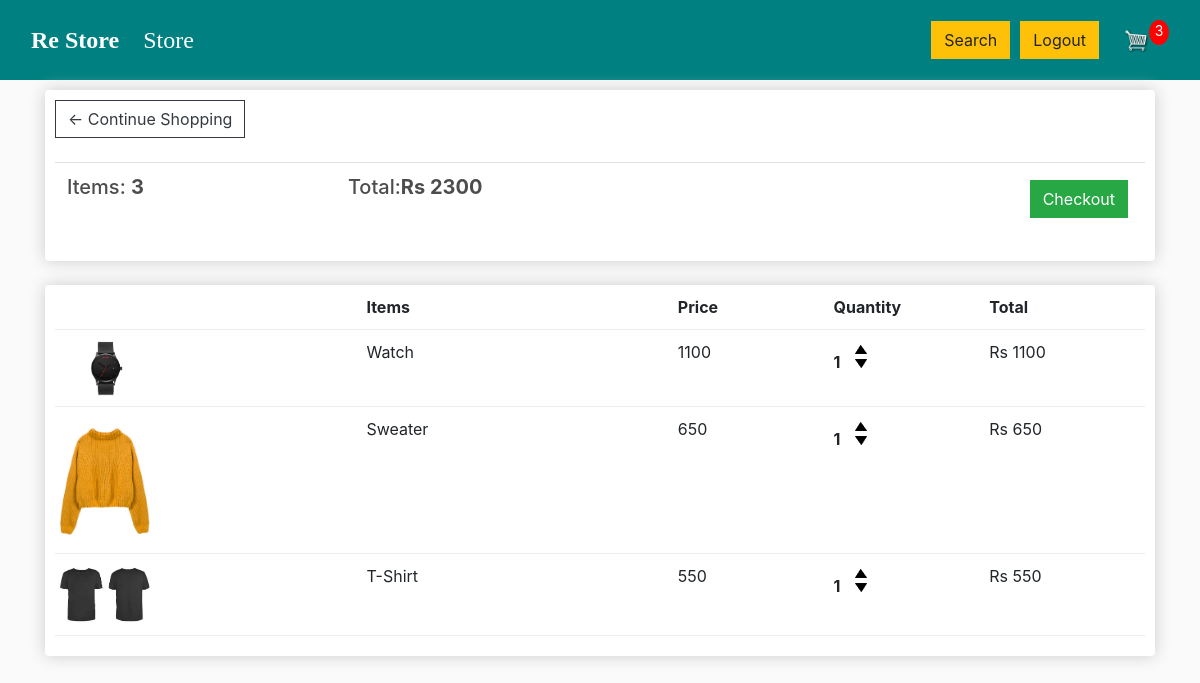
The app's page /cart/ (signed in) with its own data.
### Store/models.py (models this page shows, shortened)
class Order(models.Model):
	customer = models.ForeignKey(Customer, on_delete=models.SET_NULL, null=True, blank=True)
	date_ordered = models.DateTimeField(auto_now_add=True)
	complete = models.BooleanField(default=False)
	transaction_id = models.CharField(max_length=100, null=True)
	@property
	def get_cart_total(self):
		orderitems = self.orderitem_set.all()
		total = sum([item.get_total for item in orderitems])
		return total
	@property
	def get_cart_items(self):
		orderitems = self.orderitem_set.all()
		total = sum([item.quantity for item in orderitems])
		return total

class OrderItem(models.Model):
	product = models.ForeignKey(Product, on_delete=models.SET_NULL, null=True)
	order = models.ForeignKey(Order, on_delete=models.SET_NULL, null=True)
	quantity = models.IntegerField(default=0, null=True, blank=True)
	date_added = models.DateTimeField(auto_now_add=True)
	@property
	def get_total(self):
		total = self.product.price * self.quantity
		return total

class Product(models.Model):
	name = models.CharField(max_length=200)
	price = models.DecimalField(max_digits=7, decimal_places=0)  # Store prices with 0 decimal places
	digital = models.BooleanField(default=False,null=True, blank=True)
	image = models.ImageField(null=True, blank=True)
	@property
	def imageURL(self):
		try:
			url = self.image.url
		except:
			url = ''
		return url

### Store/views.py (the view)
# urls.py: path('cart/',views.cart,name="cart"),
def cart(request):
    data = cartData(request)
    cartItems = data['cartItems']
    order = data['order']
    items = data['items']
    context = {'items': items, 'order': order, 'cartItems': cartItems}
    return render(request, 'store/cart.html', context)

### Store/utils.py (called while the page is built)
def cartData(request):
    if request.user.is_authenticated:
        customer = request.user.customer
        order, created = Order.objects.get_or_create(customer=customer, complete=False)
        items = order.orderitem_set.all()
        cartItems = order.get_cart_items
    else:
        cookieData = cookieCart(request)
        cartItems = cookieData['cartItems']
        order = cookieData['order']
        items = cookieData['items']
    return {'cartItems': cartItems, 'order': order, 'items': items}

### Store/templates/store/cart.html
{% extends 'store/main.html' %}
{% load static %}
{% block content %}
	<div class="row">
		<div class="col-lg-12">
			<div class="box-element">
				<a  class="btn btn-outline-dark" href="{% url 'store' %}">&#x2190; Continue Shopping</a>
				<br>
				<br>
				<table class="table">
					<tr>
						<th><h5>Items: <strong>{{order.get_cart_items}}</strong></h5></th>
						<th><h5>Total:<strong>Rs {{order.get_cart_total}}</strong></h5></th>
						<th>
							<a  style="float:right; margin:5px;" class="btn btn-success" href="{% url 'checkout' %}">Checkout</a>
						</th>
					</tr>
				</table>
			</div>
			<br>
			<div class="box-element">
				<div class="cart-row">
					<div style="flex:2"></div>
					<div style="flex:2"><strong>Items</strong></div>
					<div style="flex:1"><strong>Price</strong></div>
					<div style="flex:1"><strong>Quantity</strong></div>
					<div style="flex:1"><strong>Total</strong></div>
				</div>
{% for item in items %}
				<div class="cart-row">
					<div style="flex:2"><img class="row-image" src="{{item.product.imageURL}}"></div>
					<div style="flex:2"><p>{{item.product.name}}</p></div>
					<div style="flex:1"><p>{{item.product.price}}</p></div>
					<div style="flex:1">
						<p class="quantity">{{item.quantity}}</p>
						<div class="quantity">
							<img data-product="{{item.product.id}}" data-action="add" class="chg-quantity update-cart" src="{% static  'images/arrow-up.png' %}">
							<img data-product="{{item.product.id}}" data-action="remove" class="chg-quantity update-cart" src="{% static  'images/arrow-down.png' %}">
						</div>
					</div>
					<div style="flex:1"><p>Rs {{item.get_total}}</p></div>
				</div>
{% endfor %}
			</div>
		</div>
	</div>
{% endblock content %}

### Store/static/css/main.css (style rules this page uses)
body { background-color: hsl(0, 0%, 98%); }
h1,h2,h3,h4,h5,h6 { color:hsl(0, 0%, 30%); }
.box-element { box-shadow:hsl(0, 0%, 80%) 0 0 16px; background-color: #fff; border-radius: 4px; padding: 10px; }
.col-lg-4, .col-lg-6, .col-lg-8, .col-lg-12 { margin-top: 10px; }
.btn { border-radius: 0; }
.row-image { width: 100px; }
.cart-row { display: flex; align-items: flex-stretch; padding-bottom: 10px; margin-bottom: 10px; border-bottom: 1px solid #ececec; }
.quantity { display: inline-block; font-weight: 700; padding-right:10px; }
.chg-quantity { width: 12px; cursor: pointer; display: block; margin-top: 5px; transition:.1s; }

### records on screen
Order: get_cart_items "3", get_cart_total "2300"
OrderItem: product.imageURL (picture), product.name "Watch", product.price "1100", quantity "1", get_total "1100"
OrderItem: product.imageURL (picture), product.name "Sweater", product.price "650", quantity "1", get_total "650"
OrderItem: product.imageURL (picture), product.name "T-Shirt", product.price "550", quantity "1", get_total "550"

### other values on screen
{{ cartItems }} "3"
